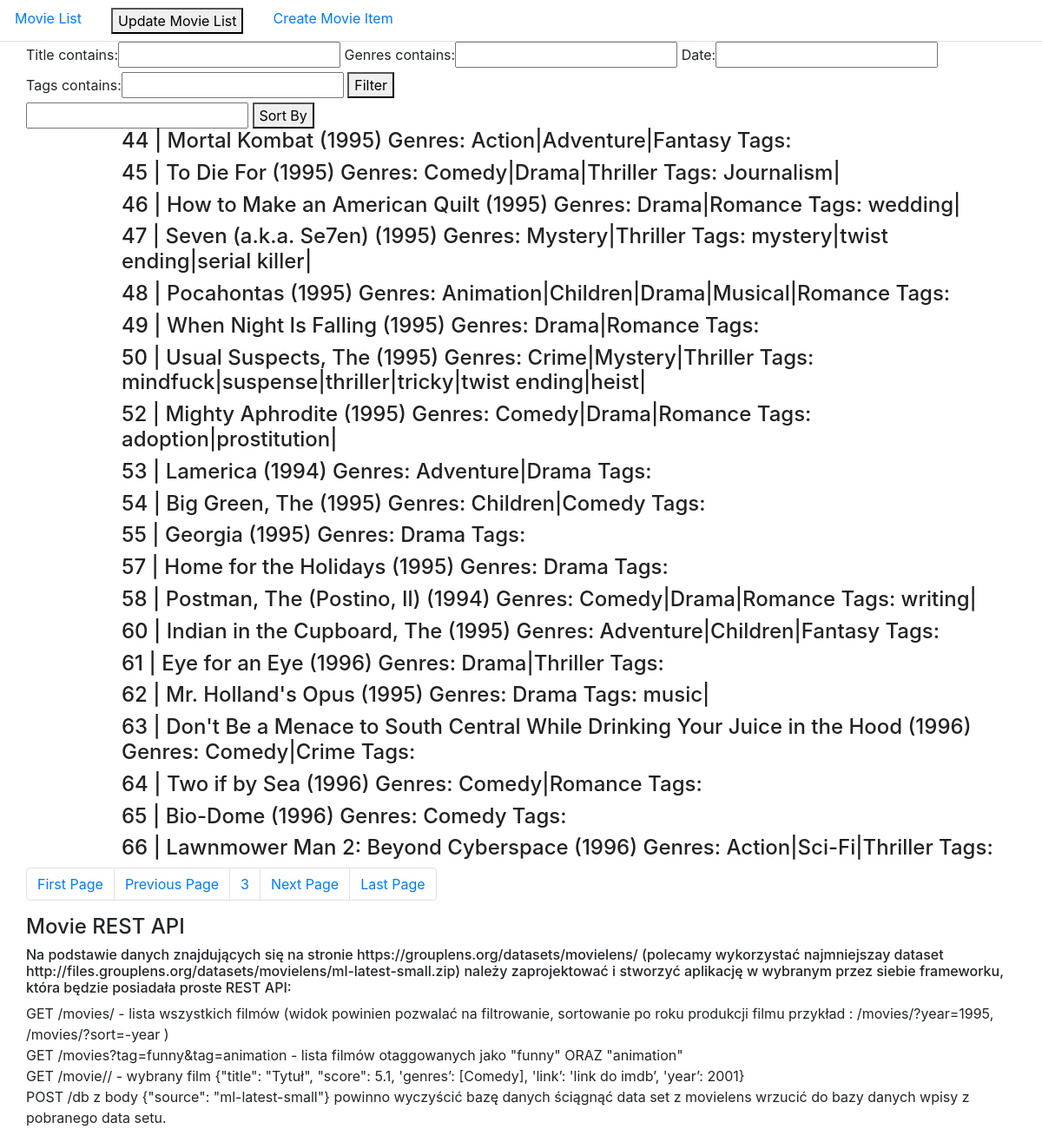
The page /movies/?page=3 on the database its author committed.
### movies/models.py (models this page shows, shortened)
class Movie(models.Model):
    title                   = models.CharField(max_length=60, null=False, blank=False)
    movieId                 = models.IntegerField(unique=True)
    genres                  = models.TextField(max_length=200, null=False, blank=False)
    date                    = models.CharField(max_length=10, null=False, blank=False)
    tags                    = models.TextField(max_length=200, null=False, blank=False, default="")
    ratings                 = models.TextField(max_length=200, null=False, blank=False, default="")

### movies/views.py (the view)
# urls.py: 2. Add a URL to urlpatterns:  path('', views.home, name='home')
def home(request):
     year = request.GET.get('year')
     if(year):
        movie_items = Movie.objects.filter(date=year)
     else:
        movie_items = Movie.objects.all()
     myFilter = MovieFilter(request.GET, queryset=movie_items)
     movie_items = myFilter.qs
     sort = 'id'
     sort = request.GET.get('sort')
     if sort != None:
         movie_items = Movie.objects.order_by(sort)
     paginator = Paginator(movie_items, 20)
     page = request.GET.get('page')
     movie_items = paginator.get_page(page)
     context = {
            'movie_items': movie_items,
            'myFilter': myFilter,
        }
     return render(request, 'movies/home.html', context)

### movies/templates/movies/home.html
{% extends 'movies/base.html' %}
{% block content %}
<div class="container">
  <div class="row">
    <form method="get">
        {{myFilter.form}}
      <button type="submit" name="button">Filter</button>
    </form>
  </div>
  <div class="row">
    <form method="get">
      <input type="text" name="sort" value="">
      <button type="submit">Sort By</button>
    </form>
  </div>
  <div class="row">
    <div class="">
      {% for movie_item in movie_items %}
        <div class="movie-item-container">
          {% include 'movies/snippets/movie_snippet.html' with movie_item=movie_item %}
        </div>
      {% endfor %}
      <nav aria-label="Page navigation example">
        <ul class="pagination">
          {% if movie_items.has_previous %}
            <li class="page-item"><a class="page-link" href="?page=1">First Page</a></li>
            <li class="page-item"><a class="page-link" href="?page={{ movie_items.previous_page_number }}">Previous Page</a></li>
          {% endif %}
          {% for num in movie_items.paginator.page_range %}
            {% if movie_items.number == num %}
              <li class="page-item"><a class="page-link" href="">{{num}}</a></li>
            {% elif num > movie_item.number|add:'-3' and num < movie_item.number|add:'3' %}
              <li class="page-item"><a class="page-link" href="">{{num}}</a></li>
            {% endif %}
          {% endfor %}
          {% if movie_items.has_next %}
            <li class="page-item"><a class="page-link" href="?page={{ movie_items.next_page_number }}">Next Page</a></li>
            <li class="page-item"><a class="page-link" href="?page={{ movie_items.paginator.num_pages }}">Last Page</a></li>
          {% endif %}
        </ul>
      </nav>
    </div>
  </div>
  <div class="row">
    <h4>Movie REST API</h4>
    <h6>Na podstawie danych znajdujących się na stronie https://grouplens.org/datasets/movielens/ (polecamy wykorzystać najmniejszay dataset
      http://files.grouplens.org/datasets/movielens/ml-latest-small.zip)
      należy zaprojektować i stworzyć aplikację w wybranym przez siebie frameworku, która będzie posiadała proste REST API:</h6>
    <p>GET /movies/ - lista wszystkich filmów (widok powinien pozwalać na filtrowanie, sortowanie po roku produkcji filmu przykład : /movies/?year=1995,
      /movies/?sort=-year )
    <br>GET /movies?tag=funny&tag=animation - lista filmów otaggowanych jako "funny" ORAZ "animation"
    <br>GET /movie/<movieId>/ - wybrany film {"title": "Tytuł", "score": 5.1, 'genres’: [Comedy], 'link’: 'link do imdb’, 'year’: 2001}
    <br>POST /db z body {"source": "ml-latest-small"}
    powinno wyczyścić bazę danych
    ściągnąć data set z movielens
    wrzucić do bazy danych wpisy z pobranego data setu.</p>
  </div>
</div>
{% endblock content %}

### movies/templates/movies/snippets/movie_snippet.html
<div class="container">
  <div class="row">
      <div class="col-md-11 offset-md-1">
        <a href="/movies/{{movie_item.movieId}}"><h4>{{movie_item.movieId}} | {{movie_item.title}} Genres: {{movie_item.genres}} Tags: {{movie_item.tags}}</h4></a>
      </div>
  </div>
</div>

### movies/static/css/main.css (style rules this page uses)
nav { text-align: center; }
a > h4 { color: #222; }

### rows shown on the page
Movie: movieId "44", title "Mortal Kombat (1995)", genres "Action|Adventure|Fantasy"
Movie: movieId "45", title "To Die For (1995)", genres "Comedy|Drama|Thriller", tags "Journalism|"
Movie: movieId "46", title "How to Make an American Quilt (1995)", genres "Drama|Romance", tags "wedding|"
Movie: movieId "47", title "Seven (a.k.a. Se7en) (1995)", genres "Mystery|Thriller", tags "mystery|twist ending|serial killer|"
Movie: movieId "48", title "Pocahontas (1995)", genres "Animation|Children|Drama|Musical|Romance"
Movie: movieId "49", title "When Night Is Falling (1995)", genres "Drama|Romance"
Movie: movieId "50", title "Usual Suspects, The (1995)", genres "Crime|Mystery|Thriller", tags "mindfuck|suspense|thriller|tricky|twist ending|heist|"
Movie: movieId "52", title "Mighty Aphrodite (1995)", genres "Comedy|Drama|Romance", tags "adoption|prostitution|"
Movie: movieId "53", title "Lamerica (1994)", genres "Adventure|Drama"
Movie: movieId "54", title "Big Green, The (1995)", genres "Children|Comedy"
Movie: movieId "55", title "Georgia (1995)", genres "Drama"
Movie: movieId "57", title "Home for the Holidays (1995)", genres "Drama"
Movie: movieId "58", title "Postman, The (Postino, Il) (1994)", genres "Comedy|Drama|Romance", tags "writing|"
Movie: movieId "60", title "Indian in the Cupboard, The (1995)", genres "Adventure|Children|Fantasy"
Movie: movieId "61", title "Eye for an Eye (1996)", genres "Drama|Thriller"
Movie: movieId "62", title "Mr. Holland's Opus (1995)", genres "Drama", tags "music|"
Movie: movieId "63", title "Don't Be a Menace to South Central While Drinking Your Juice in the Hood (1996)", genres "Comedy|Crime"
Movie: movieId "64", title "Two if by Sea (1996)", genres "Comedy|Romance"
Movie: movieId "65", title "Bio-Dome (1996)", genres "Comedy"
Movie: movieId "66", title "Lawnmower Man 2: Beyond Cyberspace (1996)", genres "Action|Sci-Fi|Thriller"

### other values the page prints
{{ num }} "3"
